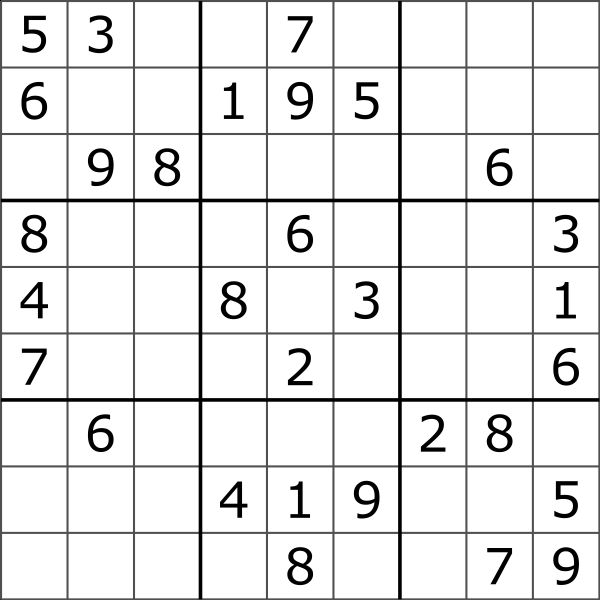
#> input picture server/sudoku.png, 1200 x 1200 px (shown at 1/2 size)
$ python -i Pre_process.py   (imports and definitions only)   (older library calls are emulated)
#> lines starting #> are read from the running program, lines starting #| are printed output that depends on the picture; after the words box and inside, x2 and y2 are one past the last pixel; in counts of white or black regions, pixels touching at a corner belong together
import os
import cv2
import warnings
import operator
import numpy as np
from skimage.transform import resize
# [1 line not run here, left out]

def show_digits(digits, colour=255):
    """Shows list of 81 extracted digits in a grid format"""
    rows = []
    with_border = [cv2.copyMakeBorder(img.copy(), 1, 1, 1, 1, cv2.BORDER_CONSTANT, None, colour) for img in digits]
    for i in range(9):
        row = np.concatenate(with_border[i * 9:((i + 1) * 9)], axis=1)
        rows.append(row)
    img = np.concatenate(rows)
    return img

def pre_process_image(img, skip_dilate=False):
    """Uses a blurring function, adaptive thresholding and dilation to expose the main features of an image."""
    proc = cv2.GaussianBlur(img.copy(), (9, 9), 0)
    proc = cv2.adaptiveThreshold(proc, 255, cv2.ADAPTIVE_THRESH_GAUSSIAN_C, cv2.THRESH_BINARY, 11, 2)
    proc = cv2.bitwise_not(proc, proc)

    if not skip_dilate:
        kernel = np.array([[0., 1., 0.], [1., 1., 1.], [0., 1., 0.]],np.uint8)
        proc = cv2.dilate(proc, kernel)

    return proc

def find_corners_of_largest_polygon(img):
    """Finds the 4 extreme corners of the largest contour in the image."""
    opencv_version = cv2.__version__.split('.')[0]
    if opencv_version == '3':
        _, contours, h = cv2.findContours(img.copy(), cv2.RETR_EXTERNAL, cv2.CHAIN_APPROX_SIMPLE)
    else:
        contours, h = cv2.findContours(img.copy(), cv2.RETR_EXTERNAL, cv2.CHAIN_APPROX_SIMPLE)
    contours = sorted(contours, key=cv2.contourArea, reverse=True)
    polygon = contours[0]

    bottom_right, _ = max(enumerate([pt[0][0] + pt[0][1] for pt in polygon]), key=operator.itemgetter(1))
    top_left, _ = min(enumerate([pt[0][0] + pt[0][1] for pt in polygon]), key=operator.itemgetter(1))
    bottom_left, _ = min(enumerate([pt[0][0] - pt[0][1] for pt in polygon]), key=operator.itemgetter(1))
    top_right, _ = max(enumerate([pt[0][0] - pt[0][1] for pt in polygon]), key=operator.itemgetter(1))

    return [polygon[top_left][0], polygon[top_right][0], polygon[bottom_right][0], polygon[bottom_left][0]]


def distance_between(p1, p2):
    """Returns the scalar distance between two points"""
    a = p2[0] - p1[0]
    b = p2[1] - p1[1]
    return np.sqrt((a ** 2) + (b ** 2))


def crop_and_warp(img, crop_rect):
    """Crops and warps a rectangular section from an image into a square of similar size."""

    top_left, top_right, bottom_right, bottom_left = crop_rect[0], crop_rect[1], crop_rect[2], crop_rect[3]
    src = np.array([top_left, top_right, bottom_right, bottom_left], dtype='float32')

    side = max([
        distance_between(bottom_right, top_right),
        distance_between(top_left, bottom_left),
        distance_between(bottom_right, bottom_left),
        distance_between(top_left, top_right)
    ])

    dst = np.array([[0, 0], [side - 1, 0], [side - 1, side - 1], [0, side - 1]], dtype='float32')
    m = cv2.getPerspectiveTransform(src, dst)

    return cv2.warpPerspective(img, m, (int(side), int(side)))


def infer_grid(img):
    """Infers 81 cell grid from a square image."""
    squares = []
    side = img.shape[:1]
    side = side[0] / 9

    for j in range(9):
        for i in range(9):
            p1 = (i * side, j * side)
            p2 = ((i + 1) * side, (j + 1) * side)
            squares.append((p1, p2))
    return squares


def cut_from_rect(img, rect):
    """Cuts a rectangle from an image using the top left and bottom right points."""
    return img[int(rect[0][1]):int(rect[1][1]), int(rect[0][0]):int(rect[1][0])]


def scale_and_centre(img, size, margin=0, background=0):
    """Scales and centres an image onto a new background square."""
    h, w = img.shape[:2]

    def centre_pad(length):
        """Handles centering for a given length that may be odd or even."""
        if length % 2 == 0:
            side1 = int((size - length) / 2)
            side2 = side1
        else:
            side1 = int((size - length) / 2)
            side2 = side1 + 1
        return side1, side2

    def scale(r, x):
        return int(r * x)

    if h > w:
        t_pad = int(margin / 2)
        b_pad = t_pad
        ratio = (size - margin) / h
        w, h = scale(ratio, w), scale(ratio, h)
        l_pad, r_pad = centre_pad(w)
    else:
        l_pad = int(margin / 2)
        r_pad = l_pad
        ratio = (size - margin) / w
        w, h = scale(ratio, w), scale(ratio, h)
        t_pad, b_pad = centre_pad(h)

    img = cv2.resize(img, (w, h))
    img = cv2.copyMakeBorder(img, t_pad, b_pad, l_pad, r_pad, cv2.BORDER_CONSTANT, None, background)
    return cv2.resize(img, (size, size))


def find_largest_feature(inp_img, scan_tl=None, scan_br=None):
    """
    Uses the fact the `floodFill` function returns a bounding box of the area it filled to find the biggest
    connected pixel structure in the image. Fills this structure in white, reducing the rest to black.
    """
    img = inp_img.copy()
    height, width = img.shape[:2]

    max_area = 0
    seed_point = (None, None)

    if scan_tl is None:
        scan_tl = [0, 0]

    if scan_br is None:
        scan_br = [width, height]

    # Loop through the image
    for x in range(scan_tl[0], scan_br[0]):
        for y in range(scan_tl[1], scan_br[1]):
            if img.item(y, x) == 255 and x < width and y < height:
                area = cv2.floodFill(img, None, (x, y), 64)
                if area[0] > max_area:
                    max_area = area[0]
                seed_point = (x, y)

    for x in range(width):
        for y in range(height):
            if img.item(y, x) == 255 and x < width and y < height:
                cv2.floodFill(img, None, (x, y), 64)

    mask = np.zeros((height + 2, width + 2), np.uint8)

    if all([p is not None for p in seed_point]):
        cv2.floodFill(img, mask, seed_point, 255)

    top, bottom, left, right = height, 0, width, 0

    for x in range(width):
        for y in range(height):
            if img.item(y, x) == 64:
                cv2.floodFill(img, mask, (x, y), 0)

            if img.item(y, x) == 255:
                top = y if y < top else top
                bottom = y if y > bottom else bottom
                left = x if x < left else left
                right = x if x > right else right

    bbox = [[left, top], [right, bottom]]
    return img, np.array(bbox, dtype='float32'), seed_point


def extract_digit(img, rect, size):
    """Extracts a digit (if one exists) from a Sudoku square."""

    digit = cut_from_rect(img, rect)

    h, w = digit.shape[:2]
    margin = int(np.mean([h, w]) / 2.5)
    _, bbox, seed = find_largest_feature(digit, [margin, margin], [w - margin, h - margin])
    digit = cut_from_rect(digit, bbox)

    w = bbox[1][0] - bbox[0][0]
    h = bbox[1][1] - bbox[0][1]

    if w > 0 and h > 0 and (w * h) > 100 and len(digit) > 0:
        return scale_and_centre(digit, size, 4)
    else:
        return np.zeros((size, size), np.uint8)


def get_digits(img, squares, size):
    """Extracts digits from their cells and builds an array"""
    digits = []
    img = pre_process_image(img.copy(), skip_dilate=True)
    for square in squares:
        digits.append(extract_digit(img, square, size))
    return digits


def get_sudoku(path):
#> called with path = 'sudoku.png'
    os.chdir(os.path.dirname(__file__))
    path = os.path.join(os.path.dirname(__file__), path)

    if not os.path.exists(path):
        print(f"Error: The file at {path} does not exist.")
        return

    original = cv2.imread(path, cv2.IMREAD_GRAYSCALE)
#> original is the input picture: shape (1200, 1200); min 0, max 255, mean 231.9
    processed = pre_process_image(original)
#> in pre_process_image, `proc = cv2.adaptiveThreshold(proc, 255, cv2.ADAPTIVE_THRESH_GAUSSIAN_C..`:
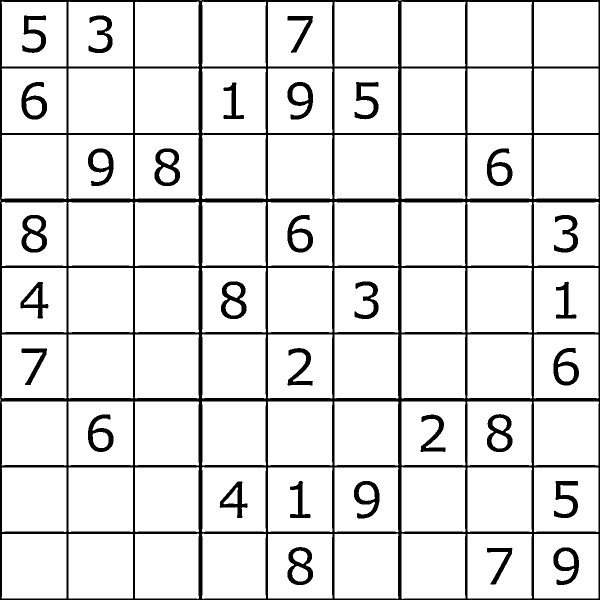
#> proc: shape (1200, 1200) (shown at 1/2 size); 88.9% white; 31 black regions, largest, box (x1, y1, x2, y2) and area: (0, 0, 1200, 1200) 116060, (43, 430, 94, 505) 1768, (309, 297, 360, 372) 1767
#> in pre_process_image, `proc = cv2.dilate(proc, kernel)`:
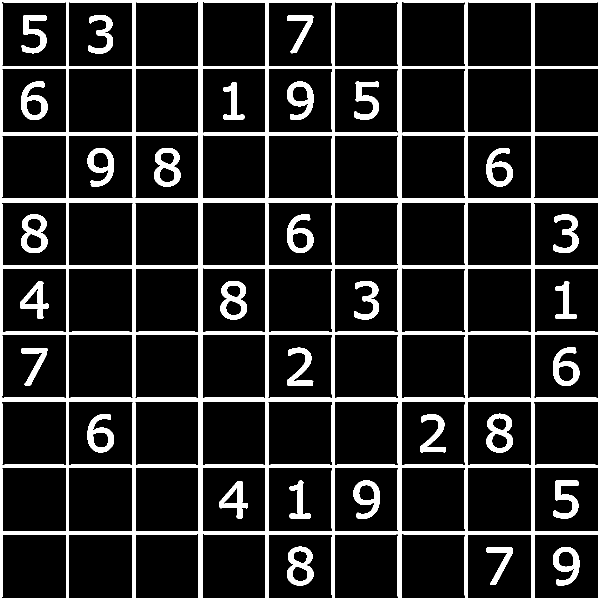
#> proc: shape (1200, 1200) (shown at 1/2 size); 14.6% white; 31 white regions, largest, box (x1, y1, x2, y2) and area: (0, 0, 1200, 1200) 157284, (308, 296, 361, 373) 2145, (42, 429, 95, 506) 2145

    corners = find_corners_of_largest_polygon(processed)
#> in find_corners_of_largest_polygon, `contours, h = cv2.findContours(img.copy(), cv2.RETR_EXTERNAL, cv2.CHAI..`: contours = [[[0, 0], [0, 1199], [1199, 1199], [1199, 0]]]; h = [[-1, -1, -1, -1]]
#> in find_corners_of_largest_polygon, `polygon = contours[0]`: polygon = [[0, 0], [0, 1199], [1199, 1199], [1199, 0]]
#> in find_corners_of_largest_polygon, `bottom_right, _ = max(enumerate([pt[0][0] + pt[0][1] for pt in polygon..`: bottom_right = 2
#> in find_corners_of_largest_polygon, `top_left, _ = min(enumerate([pt[0][0] + pt[0][1] for pt in polygon]), ..`: top_left = 0
#> in find_corners_of_largest_polygon, `bottom_left, _ = min(enumerate([pt[0][0] - pt[0][1] for pt in polygon]..`: bottom_left = 1
#> in find_corners_of_largest_polygon, `top_right, _ = max(enumerate([pt[0][0] - pt[0][1] for pt in polygon]),..`: top_right = 3
#> corners = [[0, 0], [1199, 0], [1199, 1199], [0, 1199]]
    cropped = crop_and_warp(original, corners)
#> in crop_and_warp, `top_left, top_right, bottom_right, bottom_left = crop_rect[0], crop_re..`: top_left = [0, 0]; top_right = [1199, 0]; bottom_right = [1199, 1199]; bottom_left = [0, 1199]
#> in crop_and_warp, `src = np.array([top_left, top_right, bottom_right, bottom_left], dtype..`: src = [[0, 0], [1199, 0], [1199, 1199], [0, 1199]]
#> in distance_between, `a = p2[0] - p1[0]`: a = 0
#> in distance_between, `b = p2[1] - p1[1]`: b = -1199
#> in crop_and_warp, `side = max([ distance_between(bottom_right, top_right), distance_betwe..`: side = 1199
#> in crop_and_warp, `dst = np.array([[0, 0], [side - 1, 0], [side - 1, side - 1], [0, side ..`: dst = [[0, 0], [1198, 0], [1198, 1198], [0, 1198]]
#> in crop_and_warp, `m = cv2.getPerspectiveTransform(src, dst)`: m = [[0.999, 0, 0], [0, 0.999, 0], [0, 0, 1]]
#> in crop_and_warp, `return cv2.warpPerspective(img, m, (int(side), int(side)))`:
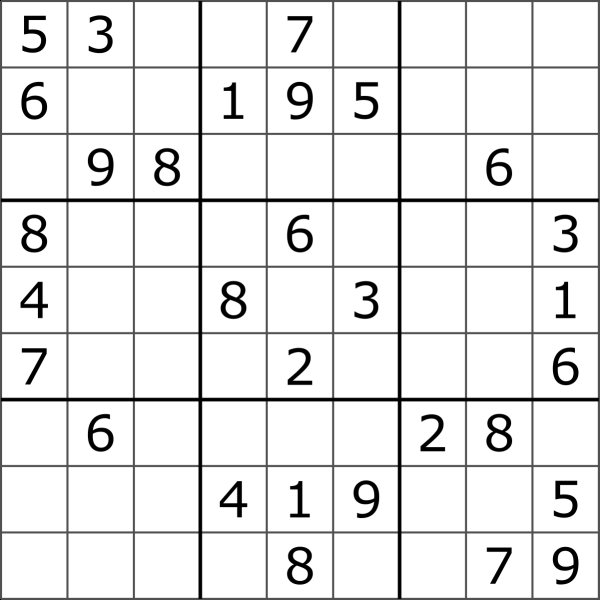
#> returned value: shape (1199, 1199) (shown at 1/2 size); min 0, max 255, mean 231.9
    squares = infer_grid(cropped)
#> squares = 81 items
    digits = get_digits(cropped, squares, 28)
#> call 2 of pre_process_image, with skip_dilate = True
#> in pre_process_image (call 2), `proc = cv2.adaptiveThreshold(proc, 255, cv2.ADAPTIVE_THRESH_GAUSSIAN_C..`: proc: shape (1199, 1199); 88.7% white; 31 black regions, largest, box (x1, y1, x2, y2) and area: (0, 0, 1199, 1199) 118282, (441, 562, 493, 638) 1774, (574, 1093, 626, 1169) 1767
#> in pre_process_image (call 2), `proc = cv2.bitwise_not(proc, proc)`:
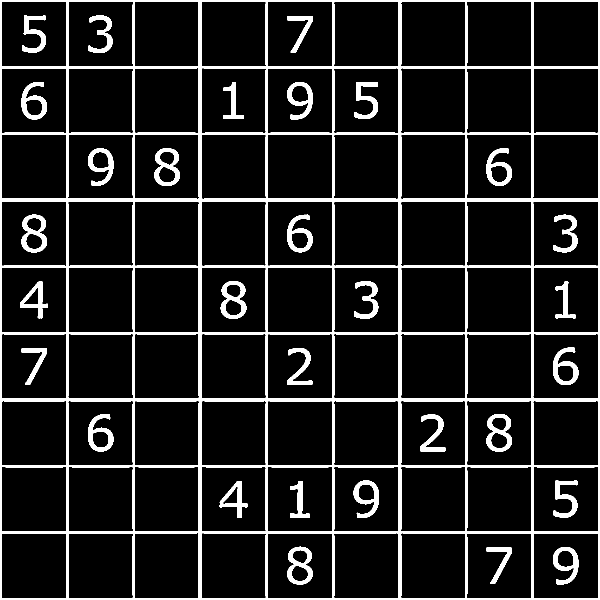
#> proc: shape (1199, 1199) (shown at 1/2 size); 11.3% white; 31 white regions, largest, box (x1, y1, x2, y2) and area: (0, 0, 1199, 1199) 118282, (441, 562, 493, 638) 1774, (574, 1093, 626, 1169) 1767
#> the loop in get_digits, `for square in squares:` made 81 passes
#> square on passes 3, 4, 6, 7, 8, 9, 11: ((266.4, 0), (399.7, 133.2)), ((399.7, 0), (532.9, 133.2)), ((666.1, 0), (799.3, 133.2)), ((799.3, 0), (932.6, 133.2)), ((932.6, 0), (1065.8, 133.2)), ((1065.8, 0), (1199, 133.2)), ((133.2, 133.2), (266.4, 266.4))
#> square on passes 38 to 43: ((133.2, 532.9), (266.4, 666.1)), ((266.4, 532.9), (399.7, 666.1)), ((399.7, 532.9), (532.9, 666.1)), ((532.9, 532.9), (666.1, 666.1)), ((666.1, 532.9), (799.3, 666.1)), ((799.3, 532.9), (932.6, 666.1))
#> pass 1, in extract_digit, `digit = cut_from_rect(img, rect)`:
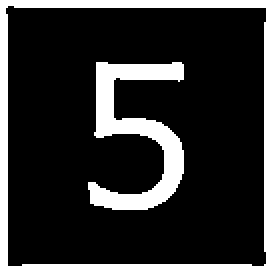
#> digit: shape (133, 133) (shown 2 times larger); 15.5% white; 5 white regions (1 under 20 px), largest, box (x1, y1, x2, y2) and area: (44, 31, 92, 105) 1471, (0, 0, 133, 133) 1042, (132, 11, 133, 126) 115, (11, 132, 126, 133) 115
#> pass 1, in extract_digit, `digit = cut_from_rect(digit, bbox)`:
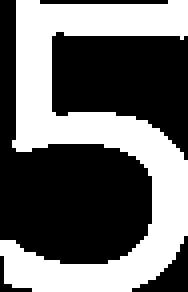
#> digit: shape (73, 47) (shown 4 times larger); 41.8% white; 1 white region, box (x1, y1, x2, y2) and area: (0, 0, 47, 73) 1433
    final_image = show_digits(digits)
#> in show_digits, `img = np.concatenate(rows)`:
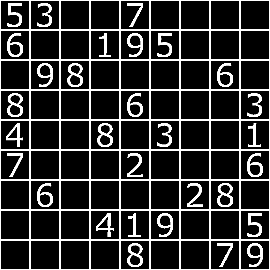
#> img: shape (270, 270); min 0, max 255, mean 48.5
    return final_image

>>> result = get_sudoku('sudoku.png')
